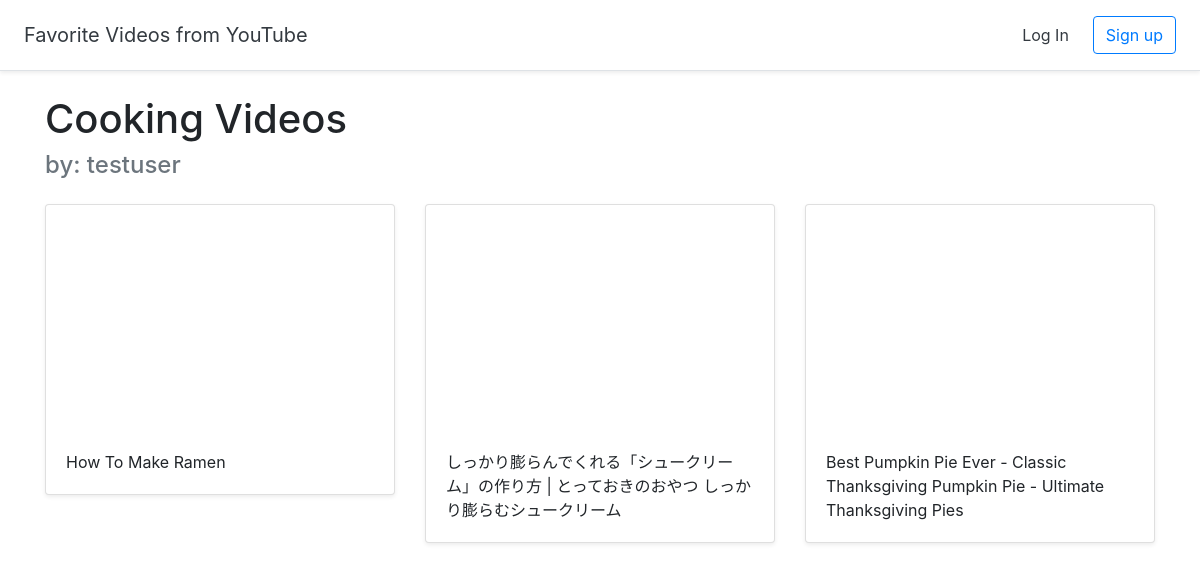
Page /halloffame/4 on the committed database.
### halls/models.py (models this page shows, shortened)
class Hall(models.Model):
    title = models.CharField(max_length=255)
    user = models.ForeignKey(User, on_delete=models.CASCADE)

class Video(models.Model):
    title = models.CharField(max_length=255)
    url = models.URLField()
    youtube_id = models.CharField(max_length=255)
    hall = models.ForeignKey(Hall, on_delete=models.CASCADE)

### halls/views.py (the view)
# urls.py: path('halloffame/<int:pk>', views.DetailHall.as_view(), name='detail_hall'),
class DetailHall(generic.DetailView):
    model = Hall
    template_name = 'halls/detail_hall.html'

### halls/templates/halls/detail_hall.html (shortened to what this page needs)
{% extends "halls/base.html" %}
{% block content %}
<div class="container">
  <br>
  <h1>{{ hall.title }}</h1>
  <h4 class="text-muted">by: {{ hall.user.username }}</h4>
  <div class="row">
    {% for video in hall.video_set.all %}
    <div class="col-md-4 mt-3">
      <div class="card mb-4 shadow-sm">
        <iframe width="100%" height="225" src="https://www.youtube.com/embed/{{ video.youtube_id }}" frameborder="0" allow="accelerometer; autoplay; encrypted-media; gyroscope; picture-in-picture" allowfullscreen></iframe>
        <div class="card-body">
          <p class="card-text">{{ video.title }}</p>
        </div>
      </div>
    </div>
    {% endfor %}
  </div>
</div>
{% endblock %}

### rows in the picture
Hall: title "Cooking Videos", user.username "testuser"
Video: title "How To Make Ramen"
Video: title "しっかり膨らんでくれる「シュークリーム」の作り方 | とっておきのおやつ しっかり膨らむシュークリーム"
Video: title "Best Pumpkin Pie Ever - Classic Thanksgiving Pumpkin Pie - Ultimate Thanksgiving Pies"
